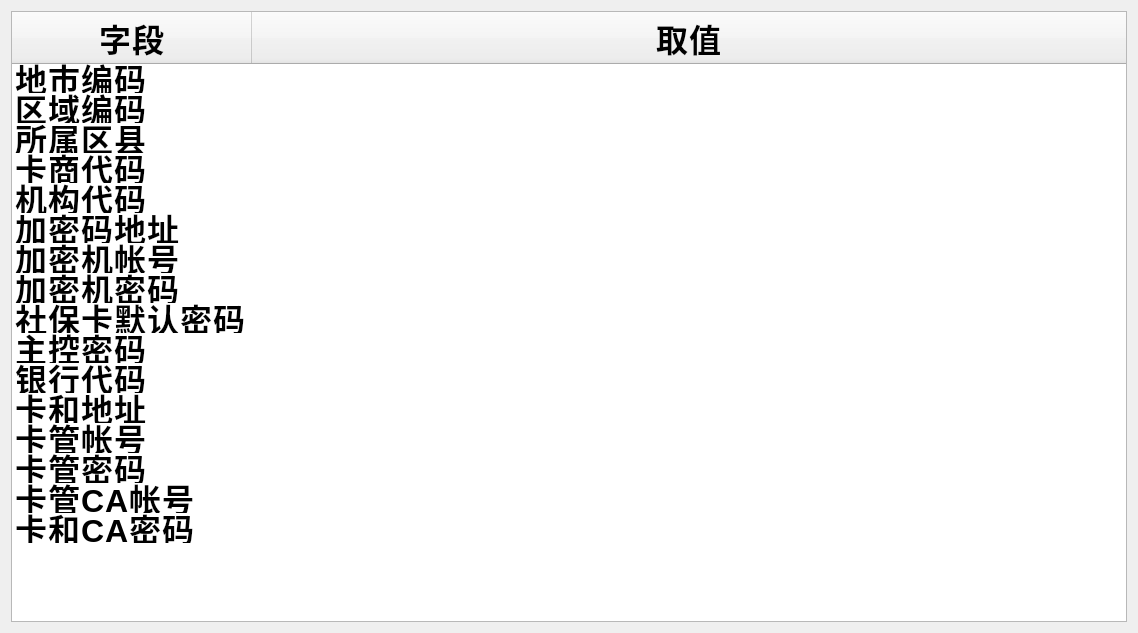
<?xml version="1.0" encoding="UTF-8"?>
<ui version="4.0">
 <class>RegionConfigure</class>
 <widget class="QWidget" name="RegionConfigure">
  <property name="geometry">
   <rect>
    <x>0</x>
    <y>0</y>
    <width>1138</width>
    <height>633</height>
   </rect>
  </property>
  <property name="windowTitle">
   <string>Form</string>
  </property>
  <property name="styleSheet">
   <string notr="true">font-family: &quot;思源黑体 CN Regular&quot;;
font-size: 32px;
font-weight: bold;
line-height: 49px;
letter-spacing: 1px;
color: 0
</string>
  </property>
  <layout class="QVBoxLayout" name="verticalLayout">
   <item>
    <widget class="QTableWidget" name="tableWidget">
     <property name="editTriggers">
      <set>QAbstractItemView::DoubleClicked</set>
     </property>
     <property name="selectionMode">
      <enum>QAbstractItemView::SingleSelection</enum>
     </property>
     <property name="selectionBehavior">
      <enum>QAbstractItemView::SelectRows</enum>
     </property>
     <property name="gridStyle">
      <enum>Qt::NoPen</enum>
     </property>
     <attribute name="horizontalHeaderVisible">
      <bool>true</bool>
     </attribute>
     <attribute name="horizontalHeaderMinimumSectionSize">
      <number>120</number>
     </attribute>
     <attribute name="horizontalHeaderDefaultSectionSize">
      <number>240</number>
     </attribute>
     <attribute name="horizontalHeaderStretchLastSection">
      <bool>true</bool>
     </attribute>
     <attribute name="verticalHeaderVisible">
      <bool>false</bool>
     </attribute>
     <attribute name="verticalHeaderStretchLastSection">
      <bool>false</bool>
     </attribute>
     <row>
      <property name="text">
       <string>1</string>
      </property>
     </row>
     <row>
      <property name="text">
       <string>2</string>
      </property>
     </row>
     <row>
      <property name="text">
       <string>3</string>
      </property>
     </row>
     <row>
      <property name="text">
       <string>4</string>
      </property>
     </row>
     <row>
      <property name="text">
       <string>5</string>
      </property>
     </row>
     <row>
      <property name="text">
       <string>6</string>
      </property>
     </row>
     <row>
      <property name="text">
       <string>7</string>
      </property>
     </row>
     <row>
      <property name="text">
       <string>8</string>
      </property>
     </row>
     <row>
      <property name="text">
       <string>9</string>
      </property>
     </row>
     <row>
      <property name="text">
       <string>10</string>
      </property>
     </row>
     <row>
      <property name="text">
       <string>11</string>
      </property>
     </row>
     <row>
      <property name="text">
       <string>12</string>
      </property>
     </row>
     <row>
      <property name="text">
       <string>13</string>
      </property>
     </row>
     <row>
      <property name="text">
       <string>14</string>
      </property>
     </row>
     <row>
      <property name="text">
       <string>15</string>
      </property>
     </row>
     <row>
      <property name="text">
       <string>16</string>
      </property>
     </row>
     <column>
      <property name="text">
       <string>字段</string>
      </property>
     </column>
     <column>
      <property name="text">
       <string>取值</string>
      </property>
     </column>
     <item row="0" column="0">
      <property name="text">
       <string>地市编码</string>
      </property>
      <property name="flags">
       <set>ItemIsEnabled</set>
      </property>
     </item>
     <item row="0" column="1">
      <property name="text">
       <string/>
      </property>
     </item>
     <item row="1" column="0">
      <property name="text">
       <string>区域编码</string>
      </property>
      <property name="flags">
       <set>ItemIsUserCheckable|ItemIsEnabled</set>
      </property>
     </item>
     <item row="1" column="1">
      <property name="text">
       <string/>
      </property>
     </item>
     <item row="2" column="0">
      <property name="text">
       <string>所属区县</string>
      </property>
      <property name="flags">
       <set>ItemIsEnabled</set>
      </property>
     </item>
     <item row="2" column="1">
      <property name="text">
       <string/>
      </property>
     </item>
     <item row="3" column="0">
      <property name="text">
       <string>卡商代码</string>
      </property>
      <property name="flags">
       <set>ItemIsEnabled</set>
      </property>
     </item>
     <item row="3" column="1">
      <property name="text">
       <string/>
      </property>
     </item>
     <item row="4" column="0">
      <property name="text">
       <string>机构代码</string>
      </property>
      <property name="flags">
       <set>ItemIsEnabled</set>
      </property>
     </item>
     <item row="4" column="1">
      <property name="text">
       <string/>
      </property>
     </item>
     <item row="5" column="0">
      <property name="text">
       <string>加密码地址</string>
      </property>
      <property name="flags">
       <set>ItemIsEnabled</set>
      </property>
     </item>
     <item row="5" column="1">
      <property name="text">
       <string/>
      </property>
     </item>
     <item row="6" column="0">
      <property name="text">
       <string>加密机帐号</string>
      </property>
      <property name="flags">
       <set>ItemIsEnabled</set>
      </property>
     </item>
     <item row="6" column="1">
      <property name="text">
       <string/>
      </property>
     </item>
     <item row="7" column="0">
      <property name="text">
       <string>加密机密码</string>
      </property>
      <property name="flags">
       <set>ItemIsEnabled</set>
      </property>
     </item>
     <item row="7" column="1">
      <property name="text">
       <string/>
      </property>
     </item>
     <item row="8" column="0">
      <property name="text">
       <string>社保卡默认密码</string>
      </property>
      <property name="flags">
       <set>ItemIsEnabled</set>
      </property>
     </item>
     <item row="8" column="1">
      <property name="text">
       <string/>
      </property>
     </item>
     <item row="9" column="0">
      <property name="text">
       <string>主控密码</string>
      </property>
      <property name="flags">
       <set>ItemIsUserCheckable|ItemIsEnabled</set>
      </property>
     </item>
     <item row="9" column="1">
      <property name="text">
       <string/>
      </property>
     </item>
     <item row="10" column="0">
      <property name="text">
       <string>银行代码</string>
      </property>
      <property name="flags">
       <set>ItemIsEnabled</set>
      </property>
     </item>
     <item row="10" column="1">
      <property name="text">
       <string/>
      </property>
     </item>
     <item row="11" column="0">
      <property name="text">
       <string>卡和地址</string>
      </property>
     </item>
     <item row="12" column="0">
      <property name="text">
       <string>卡管帐号</string>
      </property>
     </item>
     <item row="13" column="0">
      <property name="text">
       <string>卡管密码</string>
      </property>
     </item>
     <item row="14" column="0">
      <property name="text">
       <string>卡管CA帐号</string>
      </property>
     </item>
     <item row="15" column="0">
      <property name="text">
       <string>卡和CA密码</string>
      </property>
     </item>
    </widget>
   </item>
  </layout>
 </widget>
 <resources/>
 <connections/>
</ui>
